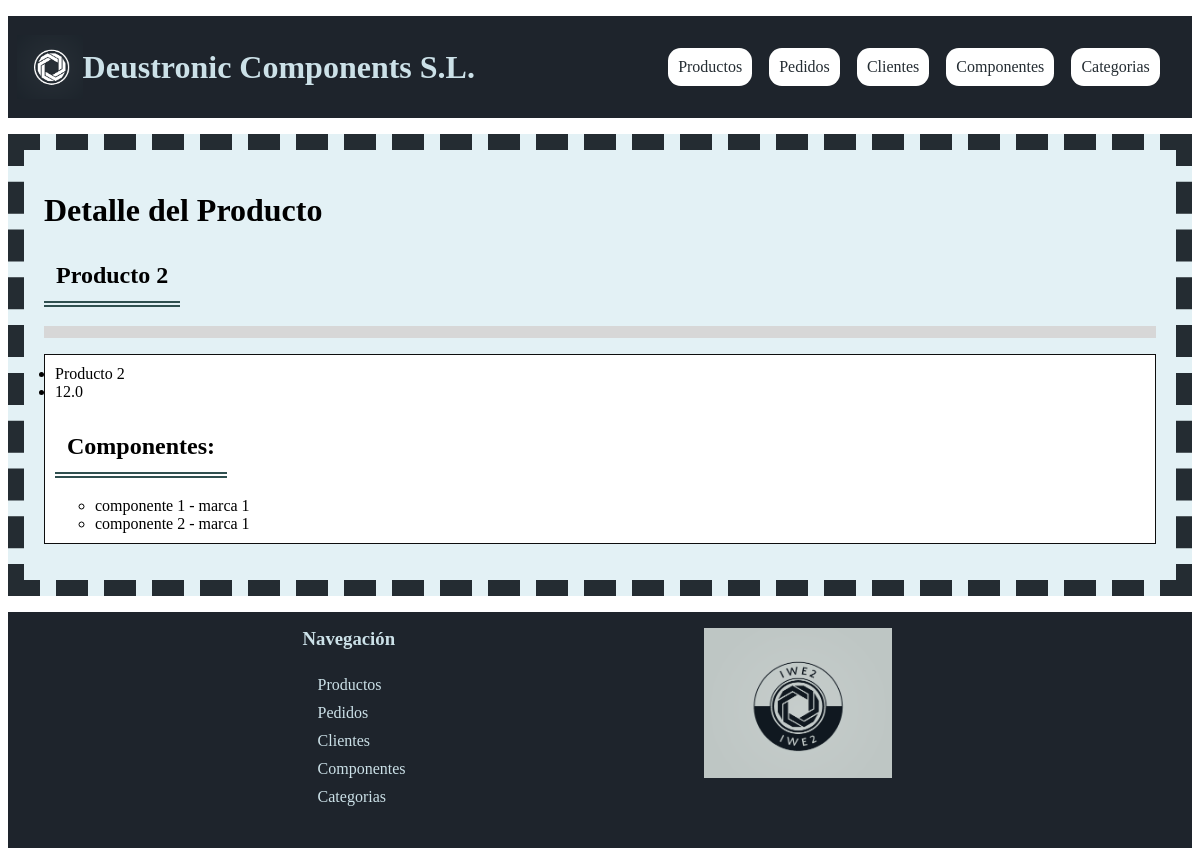
Page /appProyecto/productos/1/ on the committed database.
### appProyecto/models.py (models this page shows, shortened)
class Producto(models.Model):
    precio = models.FloatField(default=0)
    nombre = models.CharField(max_length=200)
    descripcion = models.CharField(max_length=1000)
    categoria = models.ForeignKey(Categoria, on_delete=models.CASCADE)
    componente = models.ManyToManyField(Componente, through="Elemento")

class Elemento(models.Model):
    id_producto = models.ForeignKey(Producto, on_delete=models.CASCADE)
    id_componente = models.ForeignKey(Componente, on_delete=models.CASCADE)
    cantidad = models.IntegerField(default=1)
    class Meta:
        unique_together = (('id_producto', 'id_componente'),)

class Componente(models.Model):
    nombre = models.CharField(max_length=200)
    marca = models.CharField(max_length=200)

### appProyecto/views.py (the view)
class ProductoDetailView(DetailView):
    model = Producto
    def get_context_data(self, **kwargs):
        context = super().get_context_data(**kwargs)
        context['elementos'] = self.object.elemento_set.all()
        return context

### appProyecto/templates/appProyecto/producto_detail.html (shortened to what this page needs)
{% extends "base.html" %}
{% block contenido %}
<h1>Detalle del Producto</h1>
<h2>{{ producto.nombre}}</h2>
{% if producto %}
<div class="descripcion">
</div>
<ul class="listadoDetalles">
    <li>
        {{ producto.nombre}}
    </li>
    <li>
        {{ producto.precio}}
    </li>
    <h2>Componentes:</h2>
    <ul>
        {% for elemento in elementos %}
        <li>{{ elemento.id_componente.nombre }} - {{ elemento.id_componente.marca }}</li>
        {% endfor %}
    </ul>
</ul>
{% else %}
<p>No existe este producto.</p>
{% endif %}
{% endblock %}

### appProyecto/static/css/estilos.css (style rules this page uses)
body { background-image: url(https://e1.pxfuel.com/desktop-wallpaper/586/170/desktop-wallpaper-blue-honeycomb-honeycomb.jpg); }
.descripcion { font-size: 16px; line-height: 30px; padding: 6px; background-color: #d7d7d7; font-family: "Gill Sans"; }
.listadoDetalles { background-color: white; padding: 10px; border: 1px solid #0e0e0e; }
h2 { padding: 0.5em; margin-bottom: .5cm; border-bottom: 6px double darkslategrey; width: fit-content; }

### rows in the picture
Producto: nombre "Producto 2", precio "12.0"
Elemento: id_componente.nombre "componente 1", id_componente.marca "marca 1"
Elemento: id_componente.nombre "componente 2", id_componente.marca "marca 1"
